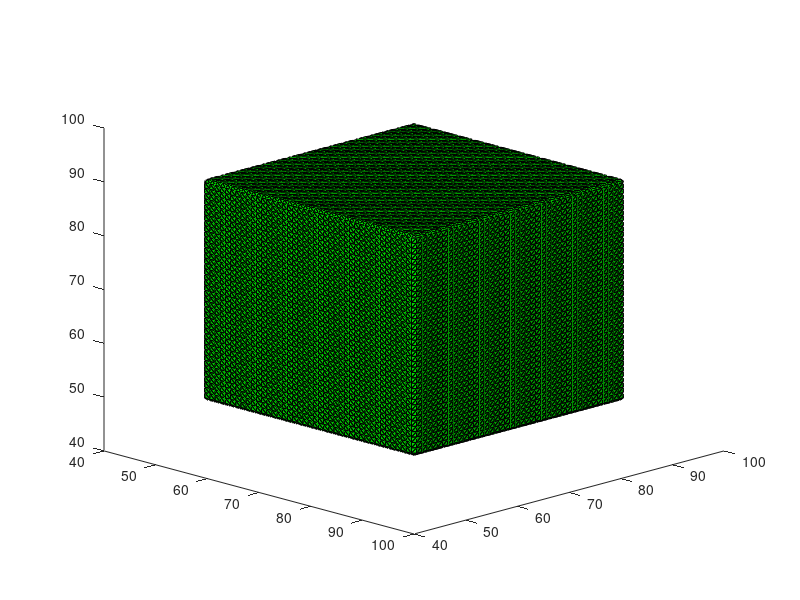
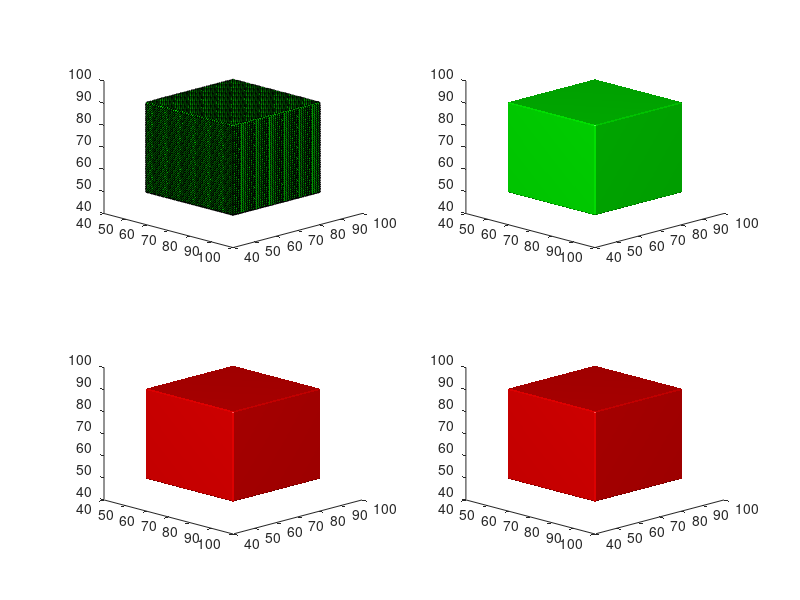
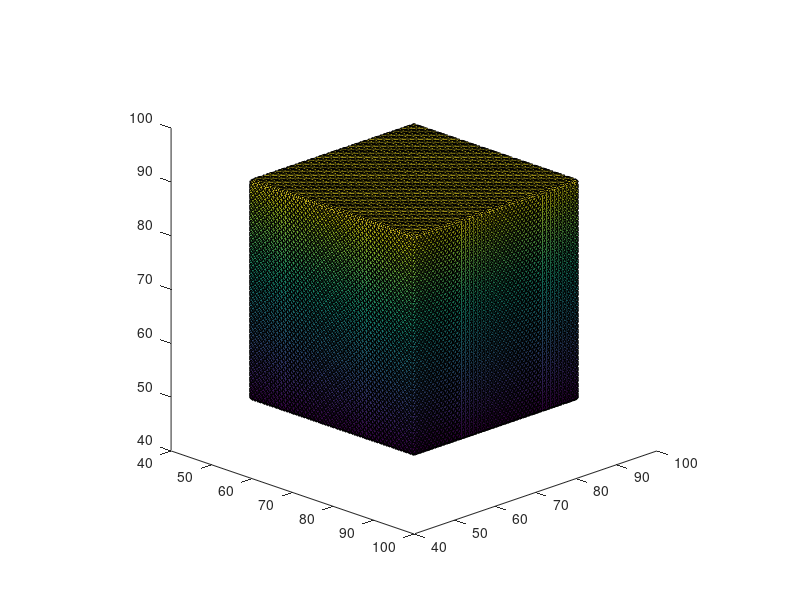
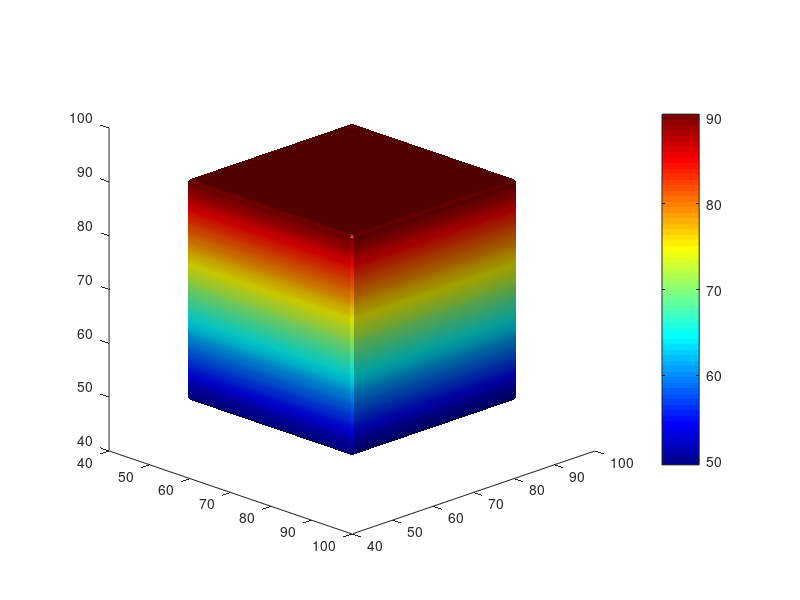

The MATLAB source for these figures, in order: (Note: this script raises an error after producing the figures.)
%%%%%%%%%%%%%%%%%%%%%%%%%%%%%%%%%%%%%%%%%%%%%%%%%%%%%%%%%%%%%%%%%%%%%%%%%%%
%      Matlab for MRI part 4: 3D Structural Volume and Surface Modelling
%                    developed by Rosa Shishegar
%%%%%%%%%%%%%%%%%%%%%%%%%%%%%%%%%%%%%%%%%%%%%%%%%%%%%%%%%%%%%%%%%%%%%%%%%%%

% Part 4-1: 

clear;
close all;
clc; 

% Create a 40x40x40 cube in the center of a 140x140x140 frame 
frameDim=140;       % declaring frame dimensions

% Make a 3D grid
[Y X Z] = meshgrid(1:frameDim,1:frameDim,1:frameDim);  %matlab saves in a different order so X must be Y

% Define cube center aligned to the center of the frame
centerX = frameDim/2;
centerY = frameDim/2;
centerZ = frameDim/2;
xCubeDim = 40;
yCubeDim = 40;
zCubeDim = 40;
 
% Make temperory image array 
tempImage = zeros(frameDim,frameDim,frameDim);
tempImage(centerX-xCubeDim/2:centerX+xCubeDim/2, ...
          centerY-yCubeDim/2:centerY+yCubeDim/2, ...
          centerZ-zCubeDim/2:centerZ+zCubeDim/2 ) = 1;

% Create 3D cube
myCube = tempImage;

% Build 3D cube surface
myCubeSurface = isosurface(myCube);

% Visualise 3D cube surface   % Create polygons for visualising surfaces
figure; 
myCubeHandle = patch(myCubeSurface,'FaceColor','g');   % plotting surface
view([45,20])      % Setting view
camlight(-10,10)   % Adjusting camera light 

figure
% Plot surface
subplot(2,2,1)
myCubeHandle = patch(myCubeSurface,'FaceColor','g');   % plotting surface
view([45,20])      % Setting view
camlight(-10,10)   % Adjusting camera light 

%Plot surface with no edge color
subplot(2,2,2) 
myCubeHandle = patch(myCubeSurface,'FaceColor','g','EdgeColor','none');
view([45,20])
camlight(-10,10)

% Change surface color and transparency
subplot(2,2,3) 
myCubeHandle = patch(myCubeSurface,'FaceColor','r','EdgeColor','none','FaceAlpha',0.2);
view([45,20])
camlight(-10,10)

% Specify surface 'faces' and 'vertices' separately to patch
subplot(2,2,4) 
myCubeHandle=patch('Faces',myCubeSurface.faces,'Vertices',myCubeSurface.vertices,'FaceColor','r','EdgeColor','none');
view([45,20])
camlight(-10,10)


% Colorcode the height of the cube

colorCode=myCubeSurface.vertices(:,3);   % Number of colors must equal number of vertices or faces
figure;
myCubeHandle=patch('Faces',myCubeSurface.faces,'Vertices',myCubeSurface.vertices,'FaceVertexCData',colorCode,'FaceColor','flat');
view([45,20])
camlight(-10,10)
axis square

figure
myCubeHandle=patch('Faces',myCubeSurface.faces,'Vertices',myCubeSurface.vertices,'FaceVertexCData',colorCode,'FaceColor','interp','EdgeColor','none','EdgeLightin','flat');
colorbar
view([45,20])
camlight(-10,10)
axis square

% Set colormap to jet
colormap(jet)

%colormap(autumn)
%colormap(spring)

% Convert triangulated mesh to Polygon File Format .ply
myCubePly = tri_mesh_to_ply(cube.vertices',cube.faces');

% Export surface file (.ply) to current directory
ply_write(myCubePly,'myCube.ply');
 
% Create Nifti (.nii) volume file
nii2=make_nii(myCube);

% Save .nii file to current directory
save_nii(nii2,'myCube.nii')

%%%%%%%%%%%%%%%%%%%%%%%%%%%%%%%%%%%%%%%%%%%%%%%%%%%%%%%%%%%%%%%%%%%%%%%%%%%
%                              Challenges
%%%%%%%%%%%%%%%%%%%%%%%%%%%%%%%%%%%%%%%%%%%%%%%%%%%%%%%%%%%%%%%%%%%%%%%%%%%


%%% Challenge 1: Making a cubiod shaped 3D volume and 3D surface.

% Part 1. 
% Using the worked example as a guide, write a script that creates a cuboid with 
% width and depth 80 and height 40 voxels in the center of a 100x100x100 frame 
% and assign it to a variable named MyCuboid. 

cuboid_dim_y = 80;

% Part 2. 
% Extract myCuboid surface and assign it to myCuboidSurface variable.
% Visualise the cuboid using a color of your choice.

%%% Challenge 2

% Part 1: Plot the created cuboid again and color-code the width

% Part 2: Visualise the surface again with its width color coded and
% different surface transparency by using 'Alpha' in patch command
% Hint: search documentation for patch properties

% Part 3: Change the edges from The default color, black, to no edge displayed.
% Change the color distribution on each face to a smoother representation
% Hint: change patch properties EdgeColor and FaceColor  

colorCode=myCubeSurface.vertices(:,2);
figure;myCubeHandle=patch('Faces',My_cuboid_surface.faces,'Vertices',My_cuboid_surface.vertices,'FaceVertexCData',colorCode,'FaceColor','flat','EdgeColor','none','EdgeLightin','flat');
figure;myCubeHandle=patch('Faces',My_cuboid_surface.faces,'Vertices',My_cuboid_surface.vertices,'FaceVertexCData',colorCode,'FaceColor','interp','EdgeColor','none','EdgeLightin','flat');
axis([0 frameDim 0 frameDim 0 frameDim])    % Fix axis properties to make sure a cuboid looks like a cuboid :D

% Extension Challenge:
% Part 1: Make a cylinder with radius 50 and height 200 in 240x240x240 frame. 
% Part 2: Repeat challenge 2 using the cylinder created in pervious step.
% _____________________________________________________________________________

% Cylinder cheatsheet
% Declare frame dimension
frameDim=240;

hCyliner=200;  % Cyliner height
rCyliner=50;   % Cyliner radius
[Y X Z] = meshgrid(1:frameDim,1:b,1:c);  %matlab saves in a different order so X must be Y
centerX = frameDim/2;
centerY = b/2;
centerZ = c/2;
% create for infinite height
R = sqrt((X-centerX).^2 + (Y-centerY).^2);
 
startZ = ceil(c/2) - floor(H_cy /2);
endZ = startZ + H_cy - 1;
 
% then trim it to height = H_cy
tempImage = zeros(frameDim,b,h1);
tempImage( R(:,:,startZ:endZ)<rad_cy ) = 1;
My_cylinder(:,:,startZ:endZ) = tempImage;

My_cylinder_Surface=isosurface(My_cylinder);
figure
myCubeHandle = patch(isosurface(My_cylinder),'FaceColor','g','FaceAlpha',0.2);
%patch('Faces',f,'Vertices',v,'FaceVertexCData',col,'FaceColor','flat');

figure
%%% Number of colors must equal number of vertices or faces 

colorCode=myCubeSurface.vertices(:,2);
figure;myCubeHandle=patch('Faces',myCubeSurface.faces,'Vertices',myCubeSurface.vertices,'FaceVertexCData',colorCode,'FaceColor','interp','EdgeColor','none','EdgeLightin','flat');
colorbar
axis([0 frameDim 0 frameDim 0 frameDim])


Cylinder = tri_mesh_to_ply(cylinder.vertices',cylinder.faces');
ply_write(Cylinder,'~/Desktop/Cylinder.ply'); 
nii_cy=make_nii(My_cylinder);
save_nii(nii_cy,'~/Desktop/sheep_data/simulink_data/Cylinder.nii')

%%%%%%%%%%%%%%%%%%%%%%%%%%%%%%%%%%break%%%%%%%%%%%%%%%%%%%%%%%%%%%%%%%%%%

% Part 4-2:

% working with brain anatomical data
% camlight with no argument is same as camlight('right')

%%% Challenge3

% 1.	Read nifty file. 
% 2.	Extract its surface. 
% 3.	Load the curvature m file (I should creat it). 
% 4.	Visualise the surface and color-code its curvature. 
% 
% %%% Extension challenge 
% 1.	Shine light on the object from different directions
% 2.	Change the camera view
% 
% camlight('right')
% camlight('left')
% 
% camlight(-10,10)
% 
% %%%%%%%%%%%%%%%%%%%%%%%%%%%%%%%%%%%%%%%%%%%%%%%%%%%%%%%%%%%%%%%%%%%%%%%%%%%
% 
% % Part 4-3: Convert 3D surface files to each other
% 
% %%% Challenge 4
% 
% 1.	Read ply file. 
% 2.	Visualise it. 
% 3.	Transform it (30 voxels in z direction). 
% 4.	Save the new ply file. 
% 5.	Visualise the original and the transformed surfaces in one frame
% 6.  Convert ply file format to off. 
% 7.	Save it. 
% 
% x=load('~/Documents/sheep_data/fsl/analyz/registered/90_30_R_mask_nr_surfSPHARM_PDM_des');
% xx=tri_mesh_to_ply(x.vertices',x.faces');
% ply_write(xx,'~/Documents/sheep_data/fsl/ply/registered/new/90_R_mask.ply');
% 
% 
